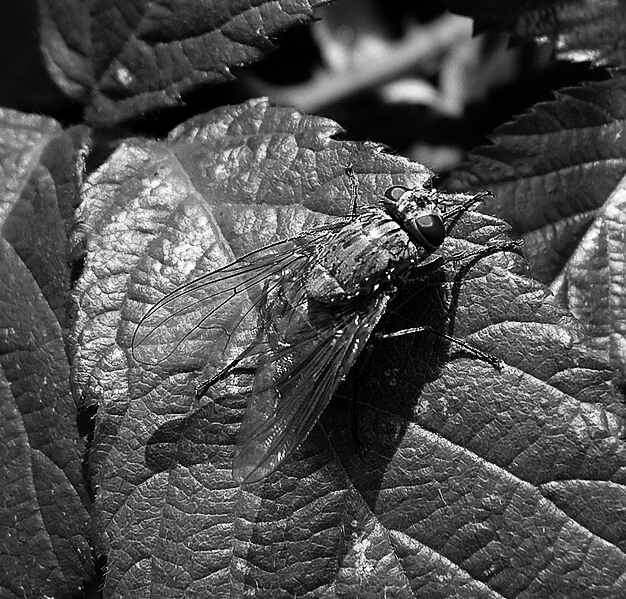
#> input picture zdjecia/zdjeciaPakiet2/muchaA.png, 626 x 599 px, found by its file name
$ python zadanie2.py
#> lines starting #> are read from the running program, lines starting #| are printed output that depends on the picture; long printed decimals are rounded
import cv2
import numpy as np


def calculate_global_contrast(image):
    return np.std(image)


def calculate_local_contrast(image):
    # Padding image to handle border pixels
    padded_image = np.pad(image, ((1, 1), (1, 1)), mode="reflect")
    h, w = image.shape
    local_contrast = np.zeros((h, w), dtype=float)

    # Define 8-connected neighbors relative positions
    neighbors = [(-1, -1), (-1, 0), (-1, 1), (0, -1), (0, 1), (1, -1), (1, 0), (1, 1)]

    # Compute local contrast
    for i in range(1, h + 1):
        for j in range(1, w + 1):
            pixel = padded_image[i, j]
            contrast_sum = 0
            for dy, dx in neighbors:
                neighbor_pixel = padded_image[i + dy, j + dx]
                contrast_sum += abs(int(pixel) - int(neighbor_pixel))
            local_contrast[i - 1, j - 1] = contrast_sum / 8.0

    # Average local contrast for the image
    return np.mean(local_contrast)


images = [
    "zdjecia/zdjeciaPakiet2/muchaA.png",
    "zdjecia/zdjeciaPakiet2/muchaB.png",
    "zdjecia/zdjeciaPakiet2/muchaC.png",
]

for img_name in images:
    image = cv2.imread(img_name, cv2.IMREAD_GRAYSCALE)
#> image is the input picture: shape (599, 626); min 0, max 255, mean 78.9
    global_contrast = calculate_global_contrast(image)
#> global_contrast = 56.44
    local_contrast = calculate_local_contrast(image)
#> in calculate_local_contrast, `padded_image = np.pad(image, ((1, 1), (1, 1)), mode="reflect")`:
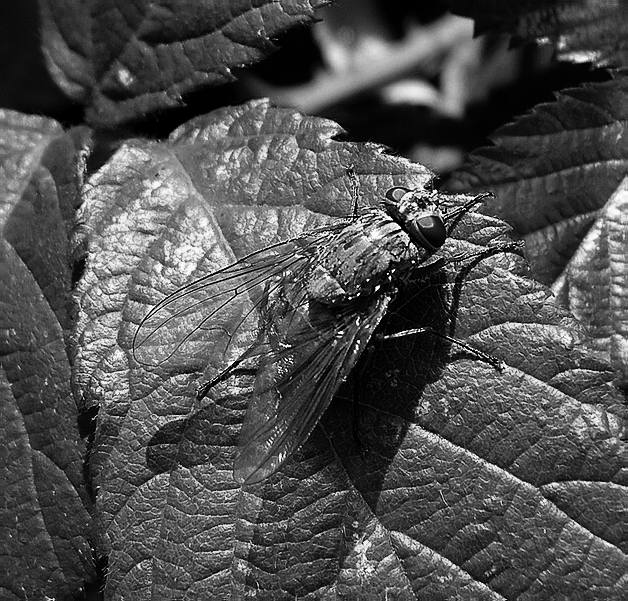
#> padded_image: shape (601, 628); min 0, max 255, mean 78.8
#> after the loop in calculate_local_contrast, `for i in range(1, h + 1):`:
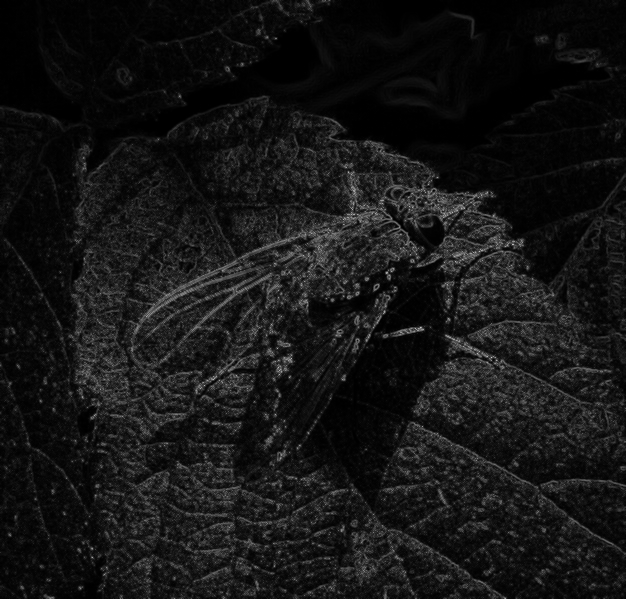
#> local_contrast: shape (599, 626) float64; min 0, max 203.2, mean 21.4
#> local_contrast = 21.4

    print(
        f"{img_name} - Global Contrast: {global_contrast}, Local Contrast: {local_contrast}"
    )
#| zdjecia/zdjeciaPakiet2/muchaA.png - Global Contrast: 56.440, Local Contrast: 21.403
#> pass 2 of the loop `for img_name in images:`:
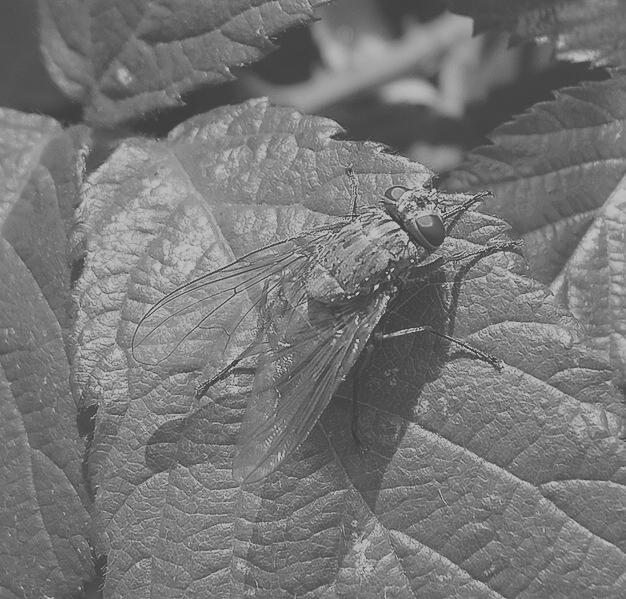
#> input picture zdjecia/zdjeciaPakiet2/muchaB.png, 626 x 599 px, found by its file name
#> image is the input picture: shape (599, 626); min 63, max 192, mean 118.6
#> global_contrast = 28.46
#> after the loop in calculate_local_contrast (call 2), `for i in range(1, h + 1):`:
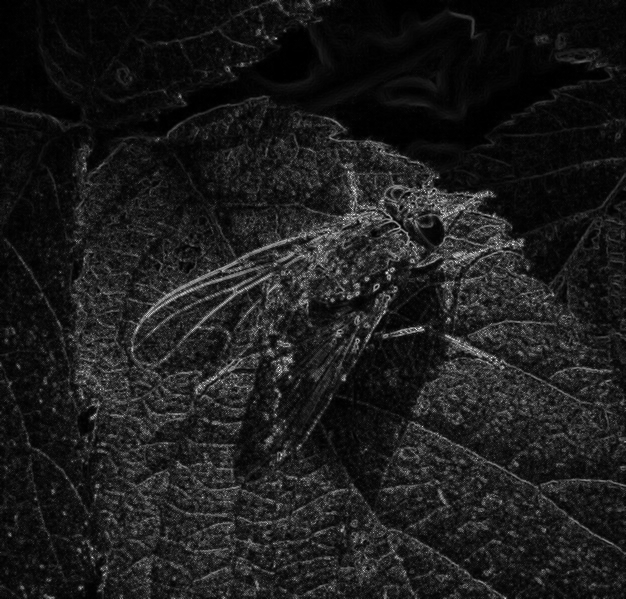
#> local_contrast: shape (599, 626) float64; min 0, max 94.5, mean 10.6; drawn with min black and max white
#> `local_contrast = calculate_local_contrast(image)`: local_contrast = 10.57
#| zdjecia/zdjeciaPakiet2/muchaB.png - Global Contrast: 28.463, Local Contrast: 10.567
#> pass 3 of the loop `for img_name in images:`:
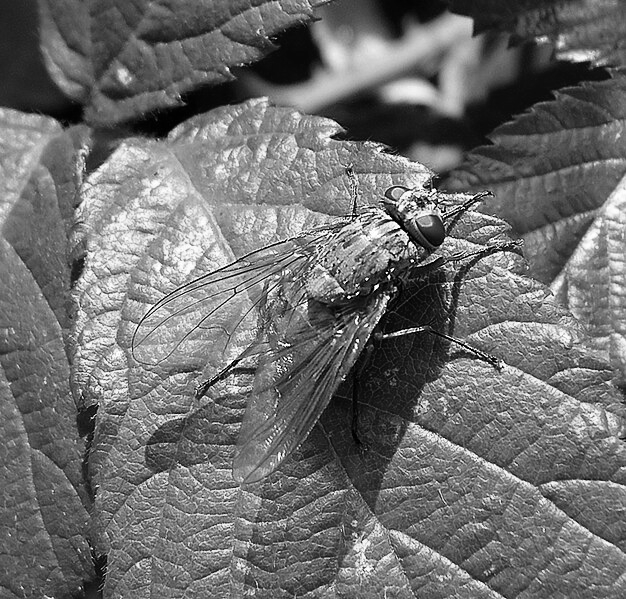
#> input picture zdjecia/zdjeciaPakiet2/muchaC.png, 626 x 599 px, found by its file name
#> image is the input picture: shape (599, 626); min 0, max 255, mean 110
#> global_contrast = 55.91
#> in calculate_local_contrast (call 3), `padded_image = np.pad(image, ((1, 1), (1, 1)), mode="reflect")`:
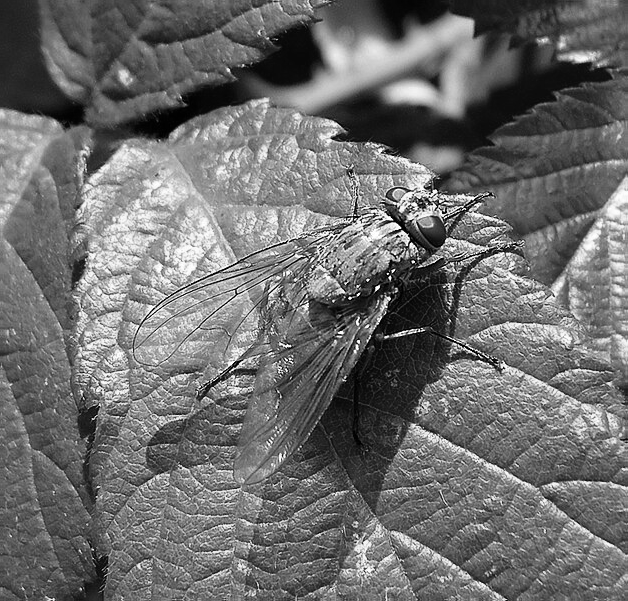
#> padded_image: shape (601, 628); min 0, max 255, mean 109.9
#> after the loop in calculate_local_contrast (call 3), `for i in range(1, h + 1):`:
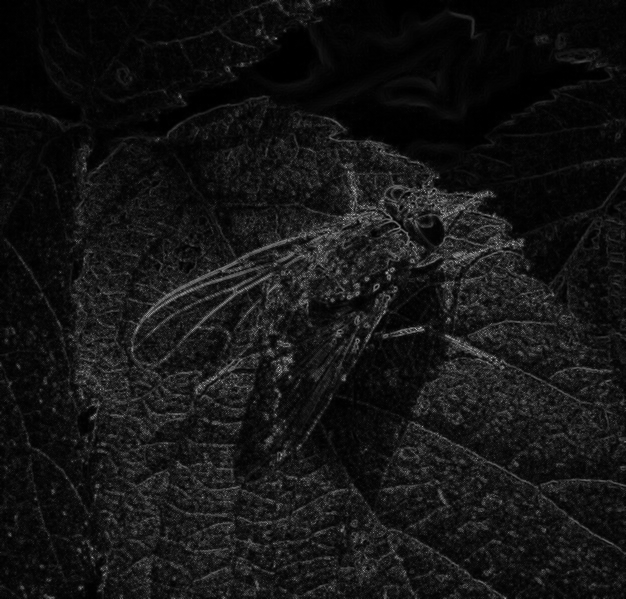
#> local_contrast: shape (599, 626) float64; min 0, max 185.6, mean 20.8
#> `local_contrast = calculate_local_contrast(image)`: local_contrast = 20.76
#| zdjecia/zdjeciaPakiet2/muchaC.png - Global Contrast: 55.906, Local Contrast: 20.758
